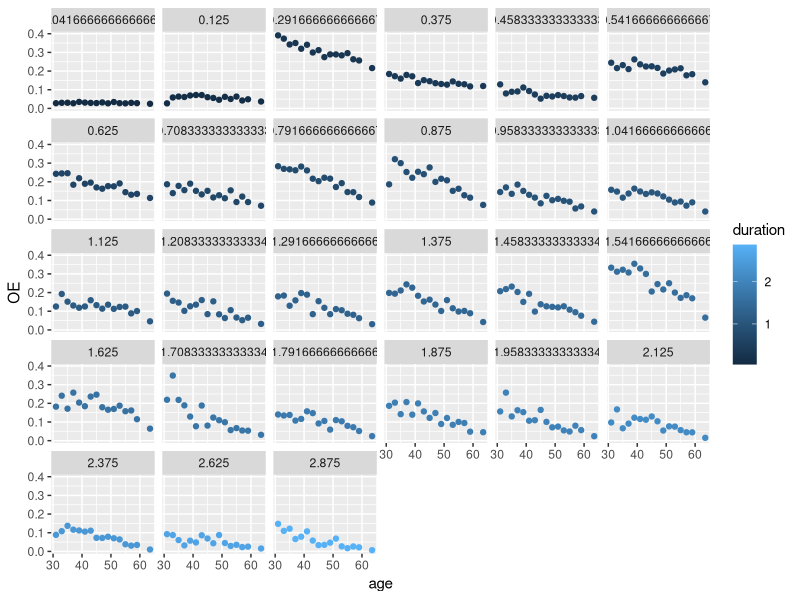
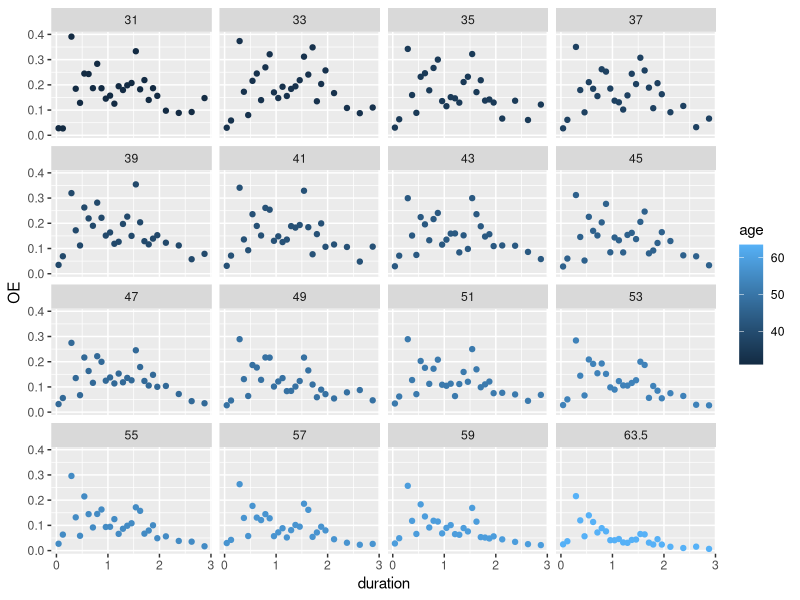
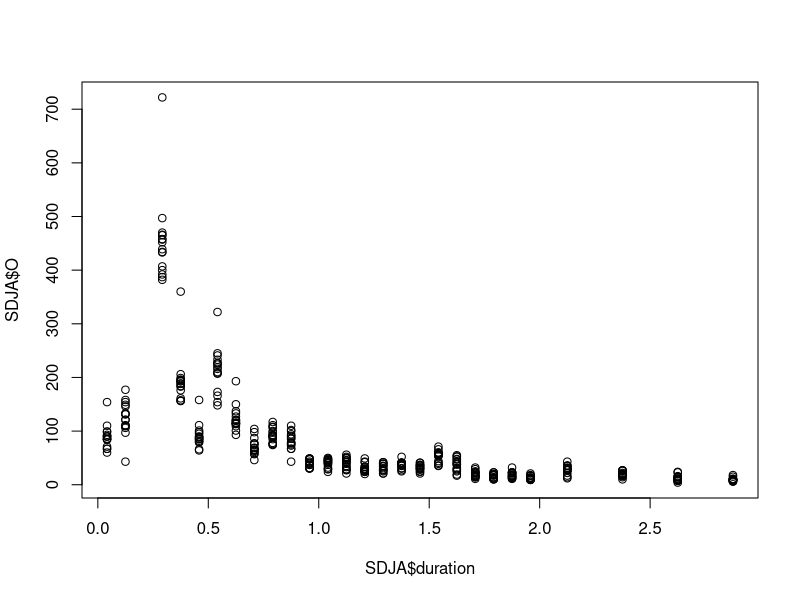
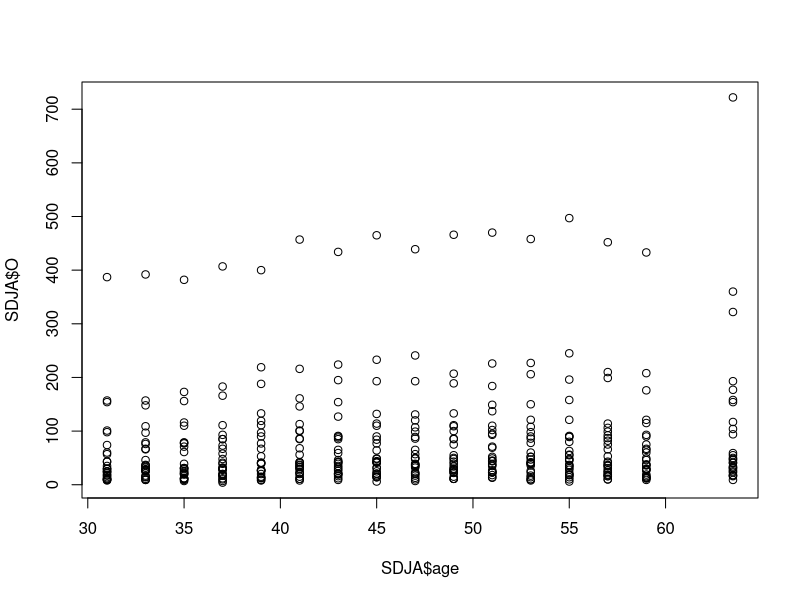
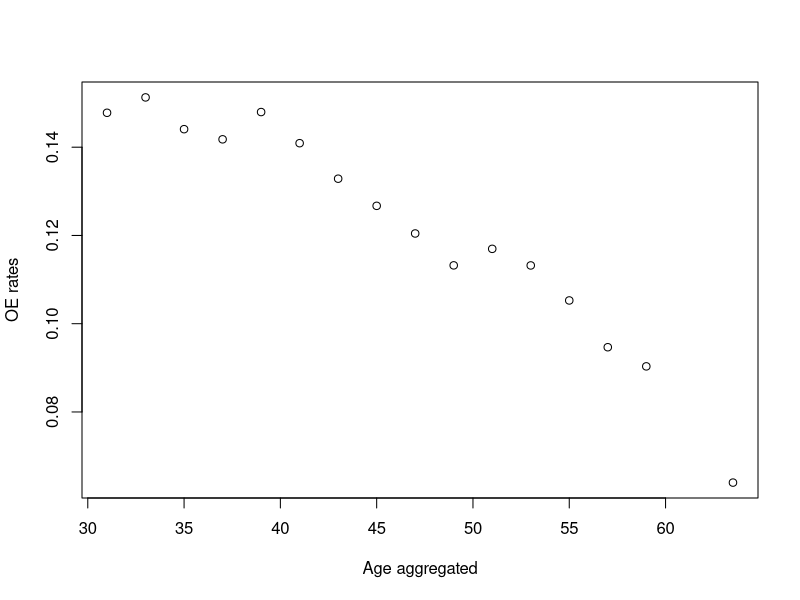
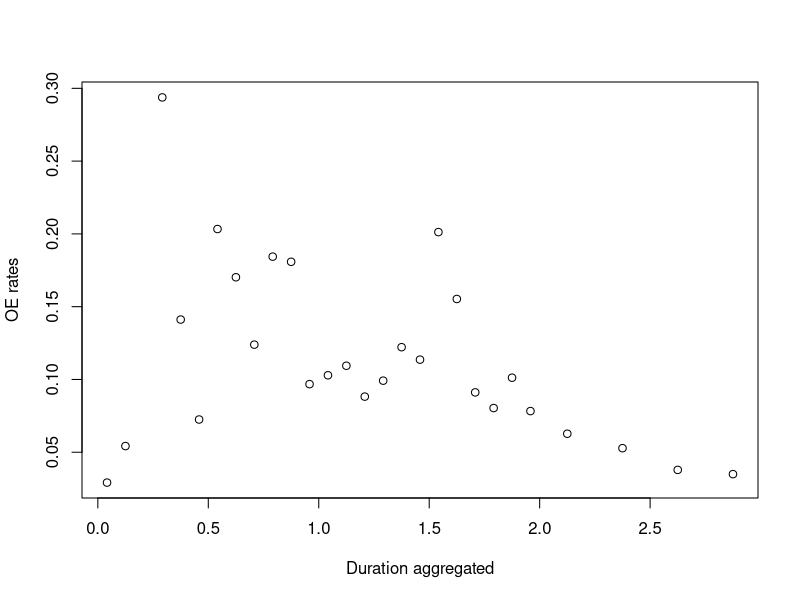
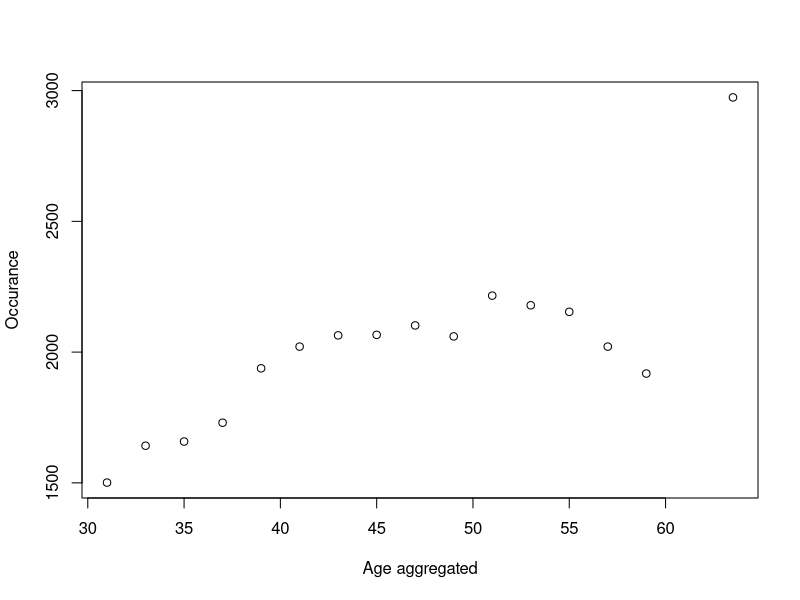
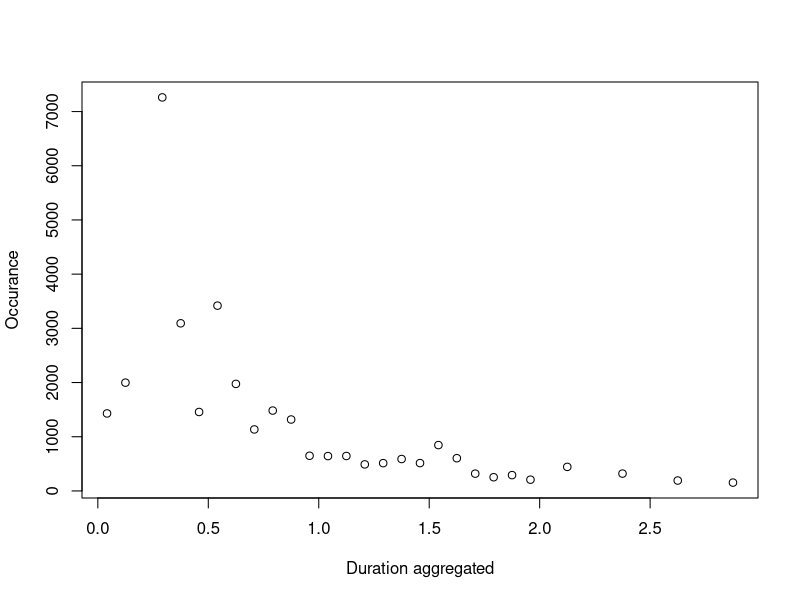

Write R code to recreate these figures, in order. (Note: this script raises an error after producing the figures.)
######################################################
####               PAKKER OG DATA                 ####
######################################################
library(tidyverse)
library(ggplot2)
library(dplyr)
library(stats)
library(splines)
library(hexbin)


#Indlæs data:
SDJA <- read_csv("Data/SD/SDJA.csv")

# Opret variabel OE-rater
SDJA$OE <- SDJA$O / SDJA$E

# Vis data og opsummering
#view(SDJA)
#summary(Data)


######################################################
####        Datapunkt ved u = 2 måneder           ####
######################################################

#OE-raten for varrighed 2 måneder for alle aldre
SDJA_filtered <- SDJA[abs(SDJA$duration - 0.16666667) < 1e-8, ]
SDJA_OE_2m<-sum(SDJA_filtered$O)/sum(SDJA_filtered$E)

#Centrerer age
unique_ages_SDJA <- unique(SDJA$age)
midpoints_SDJA <- (unique_ages_SDJA[-1] + unique_ages_SDJA[-length(unique_ages_SDJA)]) / 2
custom_last_point_SDJA <- (67 - 60) / 2 + 60  # Brug 63.5 som værdi i højre endepunkt da det sidste datapunkt er 60 år
midpoints_SDJA <- c(midpoints_SDJA, custom_last_point_SDJA)
SDJA$age <- midpoints_SDJA[match(SDJA$age, unique_ages_SDJA)]


#Centrerer duration
midpointsduration_SDJA<-c((unique(SDJA$duration)[-1]+unique(SDJA$duration)[-length(unique(SDJA$duration))])/2,unique(SDJA$duration)[length(unique(SDJA$duration))])
SDJA$duration<-midpointsduration_SDJA[match(SDJA$duration, unique(SDJA$duration))]

#Fjerner punktet ved 3 år
SDJA<-SDJA[SDJA$duration!=unique(SDJA$duration)[length(unique(SDJA$duration))],]
#Fjerner punktet ved 2 måneder
SDJA <- SDJA[SDJA$duration != unique(SDJA$duration)[3], ]



print(midpointsduration_SDJA)
print(unique(SDJA$duration))

view(SDJA)

######################################################
####           Punktmasse: q-værdi                ####
######################################################

q <- SDJA_OE_2m


######################################################
####                  Ny model                    ####
######################################################

#----------------VISUALISERING AF DATA---------------
ggplot(SDJA, aes(x = age, y=OE)) +
  geom_point(aes(color = duration))+
  facet_wrap(~ duration)

ggplot(SDJA, aes(x = duration, y=OE)) +
  geom_point(aes(color = age))+
  facet_wrap(~ age)

plot(y=SDJA$O, x=SDJA$duration)
plot(y=SDJA$O, x=SDJA$age)


#---------AGGREGERING OG IKKE-LINEARE TRENDS--------

# Aggregering af data efter 'age'
AgeAgg <- SDJA %>%
  group_by(age) %>%
  summarise(expoAgg = sum(E), occAgg=sum(O)) %>%
  mutate(OE = occAgg/expoAgg)


# Aggregering af data efter 'duration'
DurAgg <- SDJA %>%
  group_by(duration) %>%
  summarise(expoAgg = sum(E), occAgg=sum(O)) %>%
  mutate(OE = occAgg/expoAgg)


# Plots af trends
plot(AgeAgg$age, AgeAgg$OE,xlab="Age aggregated", ylab="OE rates")
plot(DurAgg$duration, DurAgg$OE,xlab="Duration aggregated", ylab="OE rates")

plot(AgeAgg$age, AgeAgg$occAgg,xlab="Age aggregated", ylab="Occurance")
plot(DurAgg$duration, DurAgg$occAgg,xlab="Duration aggregated", ylab="Occurance")

plot(AgeAgg$age, AgeAgg$occAgg)
plot(DurAgg$duration, DurAgg$occAgg)

plot(AgeAgg$age, AgeAgg$expoAgg,xlab="Age aggregated", ylab="Exposure")
plot(DurAgg$duration, DurAgg$expoAgg,xlab="Duration aggregated", ylab="Exposure")




######################################################
####                  Residualplots               ####
######################################################


residplotage<-function(model){qplot(SDJA$age, .stdresid,data = model)+
    geom_smooth(method = "loess", size = 1, formula = y ~ x) +
    xlab("Age") +
    ylab("Fitted values")}

residplotduration<-function(model){qplot(SDJA$duration, .stdresid,data = model)+
    geom_smooth(method = "loess", size = 1, formula = y ~ x) +
    xlab("Duration") +
    ylab("Fitted values")}


######################################################
####                  GLM MODELLER                ####
######################################################
glm_linear_1 <- glm(O ~ age + duration, offset = log(E), 
                    family = poisson, data = SDJA)

glm_linear_2 <- glm(O ~ age, offset = log(E), 
                    family = poisson, data = SDJA)

glm_linear_3 <- glm(O ~ duration, offset = log(E), 
                    family = poisson, data = SDJA)


AIC(glm_linear_1,glm_linear_2,glm_linear_3)


######################################################
####                  POLYNIMIER                  ####
######################################################

glm_poly_1 <- glm(O ~ age + poly(duration, 1), offset = log(E), 
                  family = poisson, data = SDJA)

glm_poly_2 <- glm(O ~ age + poly(duration, 2), offset = log(E), 
                  family = poisson, data = SDJA)

glm_poly_4 <- glm(O ~ age + poly(duration, 4), offset = log(E), 
                  family = poisson, data = SDJA)

glm_poly_6 <- glm(O ~ age + poly(duration, 6), offset = log(E), 
                  family = poisson, data = SDJA)

glm_poly_8 <- glm(O ~ age + poly(duration, 8), offset = log(E), 
                  family = poisson, data = SDJA)

glm_poly_10 <- glm(O ~ age + poly(duration, 10), offset = log(E), 
                   family = poisson, data = SDJA)

glm_poly_12 <- glm(O ~ age + poly(duration, 12), offset = log(E), 
                   family = poisson, data = SDJA)

glm_poly_14 <- glm(O ~ age + poly(duration, 14), offset = log(E), 
                   family = poisson, data = SDJA)

glm_poly_16 <- glm(O ~ age + poly(duration, 16), offset = log(E), 
                   family = poisson, data =SDJA)

glm_poly_18 <- glm(O ~ age + poly(duration, 18), offset = log(E), 
                   family = poisson, data = SDJA)


AIC(glm_poly_1,glm_poly_2,glm_poly_4,glm_poly_6,glm_poly_8,glm_poly_10,glm_poly_12,glm_poly_14,glm_poly_16,glm_poly_18)

residplotduration(glm_poly_2)
residplotduration(glm_poly_6)
residplotduration(glm_poly_10)
residplotduration(glm_poly_16)
residplotduration(glm_poly_18)



glm_poly_2_1 <- glm(O ~ poly(age, 2) + poly(duration, 1), offset = log(E), 
                  family = poisson, data = SDJA)

glm_poly_2_2 <- glm(O ~ poly(age, 2) + poly(duration, 2), offset = log(E), 
                  family = poisson, data = SDJA)


glm_poly_2_4 <- glm(O ~ poly(age, 2) + poly(duration, 4), offset = log(E), 
                  family = poisson, data = SDJA)

glm_poly_2_6 <- glm(O ~ poly(age, 2) + poly(duration, 6), offset = log(E), 
                  family = poisson, data = SDJA)

glm_poly_2_8 <- glm(O ~ poly(age, 2) + poly(duration, 8), offset = log(E), 
                  family = poisson, data = SDJA)

glm_poly_2_10 <- glm(O ~ poly(age, 2) + poly(duration, 10), offset = log(E), 
                   family = poisson, data = SDJA)

glm_poly_2_12 <- glm(O ~ poly(age, 2) + poly(duration, 12), offset = log(E), 
                   family = poisson, data = SDJA)

glm_poly_2_14 <- glm(O ~ poly(age, 2) + poly(duration, 14), offset = log(E), 
                   family = poisson, data = SDJA)

glm_poly_2_16 <- glm(O ~ poly(age, 2) + poly(duration, 16), offset = log(E), 
                     family = poisson, data = SDJA)

glm_poly_2_18 <- glm(O ~ poly(age, 2) + poly(duration, 18), offset = log(E), 
                   family = poisson, data = SDJA)

AIC(glm_poly_2_1,glm_poly_2_2,glm_poly_2_4,glm_poly_2_6,glm_poly_2_8,glm_poly_2_10,glm_poly_2_12,glm_poly_2_14,glm_poly_2_16,glm_poly_2_18)



######################################################
####                  1 INDIKATOR                 ####
######################################################
glm_2indikator_add <- glm(O ~ age + poly(duration, 1) + I(duration >= 2/12)+ I(duration >= 5.5/12), offset = log(E), 
                          family = poisson, data = SDJA)

glm_indikator_add <- glm(O ~ age + poly(duration, 1) + I(duration >= 2/12), offset = log(E), 
                         family = poisson, data = SDJA)

AIC(glm_2indikator_add, glm_indikator_add)




#Lav en indikater og tjek samtlige polynomier grader:
glm_indikator_poly1 <- glm(O ~ poly(age, 2) + poly(duration, 1) + I(duration >= 2/12), offset = log(E), 
                           family = poisson, data = SDJA)

glm_indikator_poly2 <- glm(O ~ poly(age, 2) + poly(duration, 2) + I(duration >= 2/12), offset = log(E), 
                           family = poisson, data = SDJA)

glm_indikator_poly4 <- glm(O ~ poly(age, 2) + poly(duration, 4) + I(duration >= 2/12), offset = log(E), 
                           family = poisson, data = SDJA)

glm_indikator_poly6 <- glm(O ~ poly(age, 2) + poly(duration, 6) + I(duration >= 2/12), offset = log(E), 
                           family = poisson, data = SDJA)

glm_indikator_poly8 <- glm(O ~ poly(age, 2) + poly(duration, 8) + I(duration >= 2/12), offset = log(E), 
                           family = poisson, data = SDJA)

glm_indikator_poly10 <- glm(O ~ poly(age, 2) + poly(duration, 10) + I(duration >= 2/12), offset = log(E), 
                            family = poisson, data = SDJA)

glm_indikator_poly12 <- glm(O ~ poly(age, 2) + poly(duration, 12) + I(duration >= 2/12), offset = log(E), 
                            family = poisson, data = SDJA)

glm_indikator_poly14 <- glm(O ~ poly(age, 2) + poly(duration, 14) + I(duration >= 2/12), offset = log(E), 
                            family = poisson, data = SDJA)

glm_indikator_poly16 <- glm(O ~ poly(age, 2) + poly(duration, 16) + I(duration >= 2/12), offset = log(E), 
                            family = poisson, data = SDJA)

glm_indikator_poly18 <- glm(O ~ poly(age, 2) + poly(duration, 18) + I(duration >= 2/12), offset = log(E), 
                            family = poisson, data = SDJA)

AIC(glm_indikator_poly1,glm_indikator_poly2,glm_indikator_poly4,glm_indikator_poly6,glm_indikator_poly8,glm_indikator_poly10,glm_indikator_poly12,glm_indikator_poly14,glm_indikator_poly16,glm_indikator_poly18)



######################################################
####         Prædictions- og residualplot         ####
######################################################
#Indsæt den valgte model: 
model <- glm_indikator_poly4 

SDJA$predicted_O <- predict(model, type="response")


#Tjek efter trends
AgeAgg <- SDJA %>%
  group_by(age) %>%
  summarise(expoAgg = sum(E), occAgg = sum(O), predictedAgg = sum(predicted_O)) %>%
  mutate(predicted_OE = predictedAgg/expoAgg, OE = occAgg/expoAgg)


# Plot OE-rates over age
plot(AgeAgg$age, AgeAgg$OE, 
     col = "blue", 
     pch = 1, 
     xlab = "Age",
     ylab = "OE Rate",
     main = "OE-rates with additive model over Age")

# Tilføj den korrekte splines kurve for OE-raterne
lines(AgeAgg$age, AgeAgg$predicted_OE, col = "red", lwd = 2)


#Tjek efter trends
DurAgg <- SDJA %>%
  group_by(duration) %>%
  summarise(expoAgg = sum(E), occAgg = sum(O), predictedAgg = sum(predicted_O)) %>%
  mutate(predicted_OE = predictedAgg/expoAgg, OE = occAgg/expoAgg)

# Beregn OE-rater med de korrekte E-værdier


# Plot OE-rates over age
plot(DurAgg$duration, DurAgg$OE, 
     col = "blue", 
     pch = 1, 
     xlab = "Duration",
     ylab = "OE Rate",
     main = "OE-rates with additive model over Duration")

# Tilføj den korrekte splines kurve for OE-raterne
lines(DurAgg$duration, DurAgg$predicted_OE, col = "red", lwd = 2)

residplotage(model)
residplotduration(model)
#abline(v = my_knots, col = "green", lty = 2)


######################################################
####       Endelige nye model uden punktmasse     ####
######################################################
SDJA_punktmasse_model <- glm(O ~ poly(age, 2) + poly(duration, 4) + I(duration >= 2/12), offset = log(E), 
                           family = poisson, data = SDJA)


######################################################
####            Sammenligning med før             ####
######################################################

# Indsæt de valgte modeller
model1 <- glm_indikator_poly4
model2 <- glm(O ~ poly(age, 2) + poly(duration, 4) + I(duration >= 2/12), offset = log(E), 
              family = poisson, data = SDJA)

# Forudsig for begge modeller
Data <- Data %>%
  mutate(predicted_O_model1 = predict(model1, type = "response"),
  )

SDJA <- SDJA %>%
  mutate(predicted_O_model2 = predict(model2, type = "response"),
  )


# Aggreger data for duration for begge modeller
DurAgg1 <- Data %>%
  group_by(duration) %>%
  summarise(
    expoAgg = sum(E),
    occAgg = sum(O),
    predictedAgg = sum(predicted_O_model1)
  ) %>%
  mutate(
    predicted_OE = predictedAgg / expoAgg,
    OE = occAgg / expoAgg,
    Model = "μ"
  )

DurAgg2 <- SDJA %>%
  group_by(duration) %>%
  summarise(
    expoAgg = sum(E),
    occAgg = sum(O),
    predictedAgg = sum(predicted_O_model2)
  ) %>%
  mutate(
    predicted_OE = predictedAgg / expoAgg,
    OE = occAgg / expoAgg,
    Model = "New μ"
  )

# Kombiner data for begge modeller
CombinedDur <- bind_rows(DurAgg1, DurAgg2)

# Plot OE-rater for duration for begge modeller
ggplot(CombinedDur, aes(x = duration, y = OE, color = Model, shape = Model)) +
  geom_point(size = 2, shape = 16) +  # Observerede OE-rater som punkter
  geom_line(aes(y = predicted_OE), size = 1) +  # Forudsagte OE-rater som linjer
  labs(
    x = "Duration",
    y = "OE Rate",
    title = "",
    color = "Model",
    shape = "Model"
  ) +
  theme_minimal() +
  scale_color_manual(values = c("μ" = "blue", "New μ" = "red"))